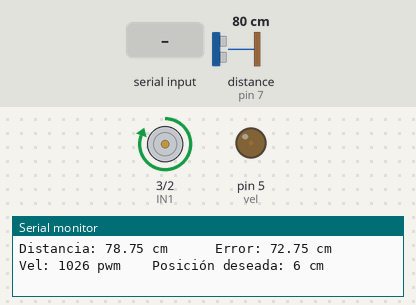
The sketch below on a simulated Arduino Uno, built with avr-gcc and run on an emulated ATmega328P. Parts: motor-driver pin pairs drawn as motors (green arrow = first pin HIGH = forward, orange = second pin HIGH = backward, longer = more drive), output pins drawn as LEDs (lit = HIGH), the last lines printed to the serial monitor. Wiring (inferred from the names in the program): ultrasonic range finder: trigger pin 6; echo pin 7. The test bench sets the inputs (shaded band); at power-on: distance to the obstacle (sensor on pin 7) 80 cm. The echo pulse lasts 58.3 µs per cm; pins used as bus, display or sensor lines are not drawn.

Above: at 1.2 s.
1.3 s: distance to the obstacle (sensor on pin 7) set to 2 cm
At 2.0 s:
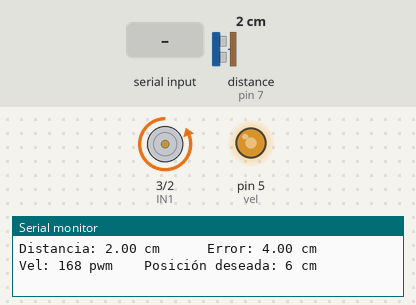
3.0 s: "90,45\n" received over Serial
At 3.7 s:
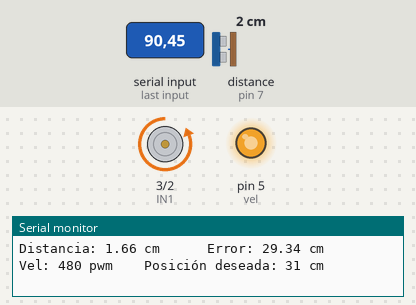
6.0 s: distance to the obstacle (sensor on pin 7) set to 60 cm
At 8.4 s:
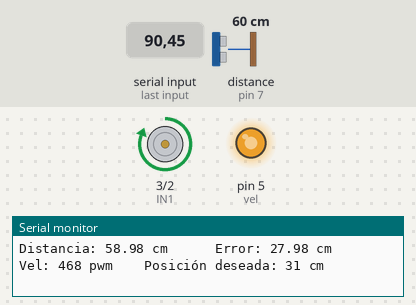
9.0 s: distance to the obstacle (sensor on pin 7) set to 120 cm
At 9.16 s:
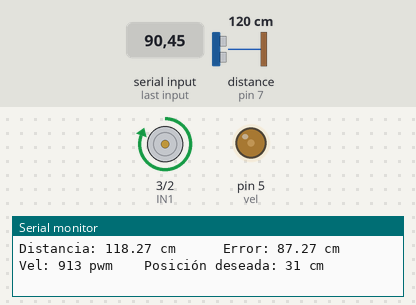
10.8 s: distance to the obstacle (sensor on pin 7) set to 4 cm
At 11.02 s:
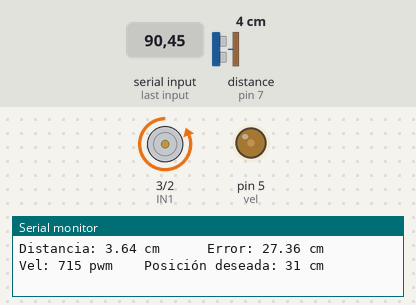
12.4 s: "5\n" received over Serial
At 13.6 s:
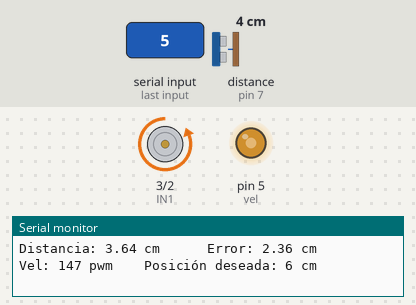
Timing chart, 0 to 15.4 s (numbered marks = the images above; inputs shaded):
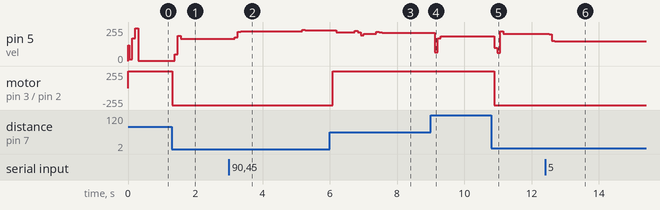

The sketch:

Robotica___PID.ino
```cpp
int i=0;
volatile unsigned int k=0;

const int Trigger = 6;   //Pin digital 6 para el Trigger del sensor
const int Echo = 7;      //Pin digital 7 para el Echo del sensor
int ref;                 //valor al que lo quiero mandar en cm
int IN1 = 3;             //Input sentido de giro motor
int IN2 = 2;             //Input sentido de giro motor
int vel = 5;             //Pin digital 5 (permite pwm)
float error;             //Diferencia entre referencia y distancia sensada
float errorp= 0;         //Error Pasado
float errorpp = 0;       //Error Pasado Pasado
int pwm;                 //PWM que acciona sobre el sistema
int base;                //Complementario a la accion de control para generar el valor de PWM
int U ;                  //Accion de control actual
int Up = 0;              //Accion de control Pasada
int Upp = 0;             //Accion de control Pasada Pasada

#define arraySize 10                  //Variables para la lectura de la informacion que pongo en el monitor en serie
char inData[arraySize];
short index = 0;
char inChar = 0;
int valor = 0;


void setup()
{
  Serial.begin(9600);                 //iniciailzamos la comunicación
//PASO 1 - Deshabilita interrupciones
SREG=0b01111111;
//PASO 2 - Habilita interrupciones por desbordamiento
TIMSK2=0b00000001;
//PASO 3 - Borra registros que guardan las cuentas del timer
TCNT2=0;
//PASO 4 - Configura preescala del timer
TCCR2B=0b00000101;
//PASO 5 - Habilita nuevamente las interrupciones
SREG=0b10000000;


  pinMode(Trigger, OUTPUT);
  pinMode(Echo, INPUT);
  digitalWrite(Trigger, LOW);  //Iniciamos el pin con 0
  pinMode(IN1, OUTPUT);
  pinMode(IN2, OUTPUT);
  pinMode(vel, OUTPUT);
}

void loop()
{


 if (Serial.available()>0)
 {
    while(Serial.available() > 0 && index < arraySize-1)
    {
        {
        inChar = Serial.read();
        inData[index] = inChar;            //Determinacion de informacion introducida al sistema por medio del monitor en serie
        index++;
        inData[index] = '\0';              // Add a null at the end
        }
    }
  }

  valor=atoi( inData );
  index = 0;
  ref=valor;

  float t; //tiempo que demora en llegar el echo
  float d; //distancia en centimetros


if (ref>31)  //Limito el sistema por cuestiones físicas(de 6 a 31)
{           //Por lo tanto Error max = 25
  ref =31;
}
if (ref<6)
{
  ref=6;
}


//DEVUELVE DISTANCIA Y ERROR
  digitalWrite(Trigger, HIGH);
  delayMicroseconds(10);               //Enviamos un pulso de 10us
  digitalWrite(Trigger, LOW);
  t = pulseIn(Echo, HIGH);             //obtenemos el ancho del pulso
  d = t/59;                            //escalamos el tiempo a una distancia en cm
  error=abs(d-ref);


 //LE DOY EL SENTIDO SEGUN VALOR DIFERENCIA
    if ((d-ref)>0)
    {
    digitalWrite(IN1, HIGH);
    digitalWrite(IN2, LOW);
    analogWrite(vel, pwm);
    }
    if((d-ref)<0)
    {
    digitalWrite(IN1, LOW);
    digitalWrite(IN2, HIGH);
    analogWrite(vel, pwm);
    }
    if(error<0.7)//PONGO EN LOW LOS PINES DEL MOTOR
    {
    digitalWrite(IN1, LOW);
    digitalWrite(IN2, LOW);
    }

//IMPRIMO DATOS EN EL MONITOR SERIE
  Serial.print("Distancia: ");
  Serial.print(d);
  Serial.print(" cm");
  Serial.print("      Error: ");
  Serial.print(error);
  Serial.print(" cm");
  Serial.print("      Vel: ");

  Serial.print(pwm);
  Serial.print(" pwm");

  Serial.print("    Posición deseada: ");
  Serial.print(ref);
  Serial.println(" cm");

}

ISR(TIMER2_OVF_vect) // Usamos este timer de 8 bits para realizar las interrupciones con un prescaler de 128 que es el que mejor se adapta a nuestra planta. La eleccion de manera mas
{                    // precisa de la eleccion del timer se encuentra en el informe adjunto.

      base = 120;                                                                  // Usamos una base de 120 de PWM , usamos 120 porque experimentalmente fuimos probando con el menor
      U = 1.995*Up + 0.995*Upp + 4.803*error - 0.9576*errorp + 0.4773*errorpp;     // PWM posible para poder mover el carro, asi el efecto de control podia tener mayor influencia sobre
      U = map(U,0,450,0,135);                                                      // el sistema. Esto significa que si yo tomara 200 por ejemplo de base, el mapeo de los 450 valores
      Upp = Up;                                                                    // seria reducido a 50 valores , esto significa que 9 valores del intervalo en este mapeo simbolizan
      Up = U;                                                                      // 1 valor en la accion de control de PWM. En cambio, con la base en 120 hay 3.333 valores en este mapeo
      errorpp = errorp;                                                            // simbolizan 1 valor en la accion de control de PWM. Es un aumento de casi un 300% en la sensibilidad de
      errorp = error;                                                              // de la accion de control. El valor 450 lo deducimos por experimentalmente ploteando los valores maximos
      pwm = base + U;                                                              // de U para el error mas grande , esto seria pedirle al carro que vaya de un extremo al otro.

}
```

Measured:
- after the input at 1.3 s, motor on pin 3 (IN1) / pin 2 (IN2): forward 255/255 → backward 255/255 at once
- after the input at 3.0 s, pin 5 (vel): rises from 168/255 to 233/255 in 2.0 s, then falls to 231/255 in 0.81 s
- after the input at 6.0 s, motor on pin 3 (IN1) / pin 2 (IN2): backward 255/255 → forward 255/255 after 0.09 s
- after the input at 9.0 s, pin 5 (vel): 212/255 → 65/255 after 0.12 s, → 170/255 0.09 s later, → 185/255 0.09 s later
- after the input at 10.8 s, pin 5 (vel): 185/255 → 99/255 after 0.09 s, → 61/255 0.09 s later, → 222/255 0.09 s later, → 206/255 0.09 s later; motor on pin 3 (IN1) / pin 2 (IN2): forward 255/255 → backward 255/255 after 0.09 s
- after the input at 12.4 s, pin 5 (vel): 206/255 → 200/255 after 0.12 s, → 153/255 0.09 s later, → 147/255 0.09 s later
